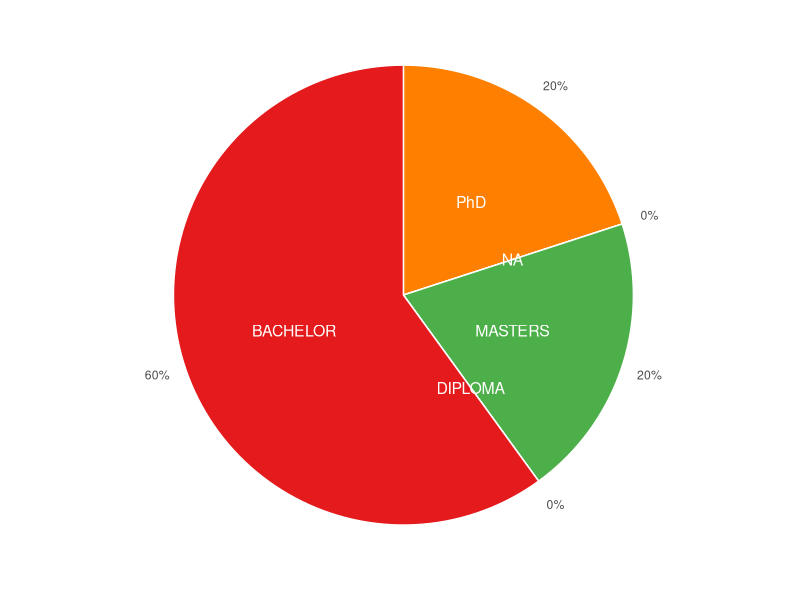

The R script that drew this image:
library(readxl)
library(ggplot2)
library(dplyr)
#library(plotrix)
aca_qln<-as.data.frame(read_excel("Demographic_and_BI_adoption.xlsx", sheet = "Demography_information", range = "D2:D13",col_names = FALSE,col_types = "text"))

bi_doption<-as.data.frame(read_excel("Demographic_and_BI_adoption.xlsx", sheet = "Business_intelligence_adoption", range = "B2:B13",col_names = FALSE,col_types = "text"))

occurance<-table(aca_qln[,1],bi_doption[,1])

q<-as.data.frame.matrix(occurance)
aca_row_names <-as.data.frame(row.names.data.frame(q))
nFrame<-data.frame(
  qln = aca_row_names,
  no = q[,1],
  yes = q[,2]
)
colnames(nFrame)<-c("qln","no","yes")

# Compute the position of labels

data <- nFrame %>% 
  arrange(desc(qln)) %>%
  mutate(prop = round(yes / sum(nFrame$yes) *100,0)) %>%
  mutate(ypos = round(cumsum(prop)- 0.5*prop,0) )

l <- data %>%
  mutate(csum = rev(cumsum(rev(prop))), 
         pos = prop/2 + lead(csum, 1),
         pos = if_else(is.na(pos), prop/2, pos))
#tiff("age_vs_awareness_pieChat.tiff", units="in", width=5, height=5, res=300)

ggplot(data, aes(x="",y = prop,fill=qln)) + 
  geom_bar(stat="identity", width=1, color="white")+
  coord_polar(theta = "y", start=0)+
  geom_text(aes(label = qln), color = "white", size=4,position = position_stack(vjust = 0.5)) +
  scale_fill_brewer(palette="Set1") +
  scale_y_continuous(breaks = l$ypos, labels = paste0(data$prop,"%"))+
  theme(
    axis.ticks = element_blank(),
    axis.title = element_blank(),
    legend.position="none",
    panel.background = element_rect(fill = "white"))
#  geom_text(aes(x = 1.5, y = ypos, label = paste0(round(ypos, 1), "%")),size = 4, hjust = 0)

#d <-c(10,20,30,40,70)
#pie3D(d, mar = rep(1.75, 4),
#      col = hcl.colors(length(d), "Spectral"),
#      labels = d,
#      explode = 0.2)
#dev.off()
